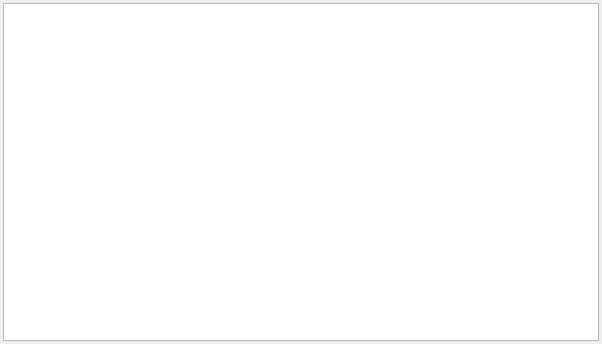
<?xml version="1.0" encoding="UTF-8"?>
<ui version="4.0">
 <class>Form</class>
 <widget class="QWidget" name="Form">
  <property name="geometry">
   <rect>
    <x>0</x>
    <y>0</y>
    <width>602</width>
    <height>344</height>
   </rect>
  </property>
  <property name="windowTitle">
   <string>Form</string>
  </property>
  <layout class="QVBoxLayout" name="verticalLayout">
   <property name="spacing">
    <number>3</number>
   </property>
   <property name="margin">
    <number>3</number>
   </property>
   <item>
    <widget class="QTextBrowser" name="warnings"/>
   </item>
  </layout>
 </widget>
 <resources/>
 <connections/>
</ui>
